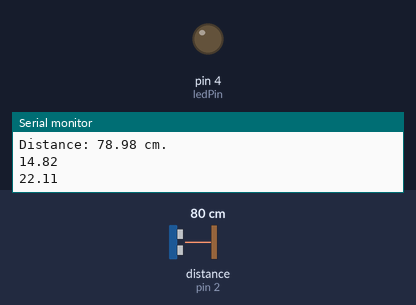
This sketch was run on a simulated Arduino Uno, built with avr-gcc and run on an emulated ATmega328P. Parts: output pins drawn as LEDs (lit = HIGH), the last lines printed to the serial monitor. Wiring (inferred from the names in the program): ultrasonic range finder: trigger pin 3; echo pin 2. Dashed ring = blinking. The inputs (shaded band) are chosen by the test bench; at power-on: distance to the obstacle (sensor on pin 2) 80 cm. The echo pulse lasts 58.3 µs per cm; pins used as bus, display or sensor lines are not drawn.

Above: at 14.7 s.
14.8 s: distance to the obstacle (sensor on pin 2) set to 45 cm
16.3 s: distance to the obstacle (sensor on pin 2) set to 39 cm
At 19.0 s:
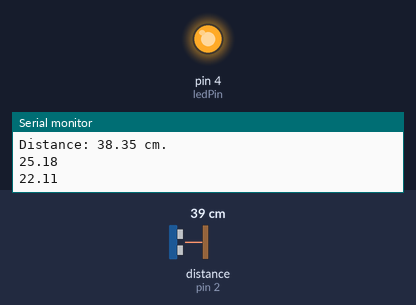
19.3 s: distance to the obstacle (sensor on pin 2) set to 60 cm
At 20.1 s:
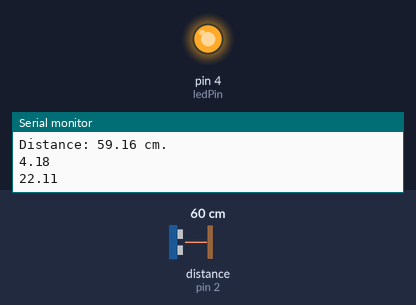
20.8 s: distance to the obstacle (sensor on pin 2) set to 2 cm
At 22.8 s:
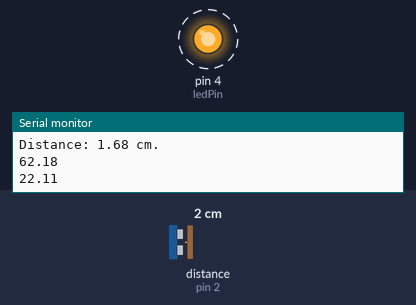
Timing chart, 0 to 24.8 s (numbered marks = the images above; inputs shaded):
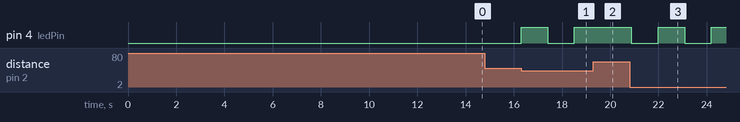

The sketch:

ultrasonic-light-toggle.ino
```cpp
// Register the pins
#define echoPin 2 // attach pin D2 Arduino to pin Echo of HC-SR04
#define trigPin 3 //attach pin D3 Arduino to pin Trig of HC-SR0
#define ledPin 4 // attach pin D4 to LED

bool calibrated = false;
float average;

bool on = false;

void calibrateSensor(int s = 10, int cps = 10) // s is the amount of seconds to calibrate for, the higher it gets, the more accurate. // cps is the checks per second.
{
 // take 15 seconds to calibrare the sensor by calculating the average distance. In order for it to be accurate at this time, there should be no movement.
 delay(5000); // wait to stabilize
  float total = 0;
  for (int i = 1; i < s; i++)
  {
      for(int j = 1; j < cps; j++) // run 10 checks per one second, each waiting 100 miliseconds between, 1000 miliseconds in a second, meaning 10 checks separated by 100 miliseconds
      {
        total = total + getDistance();
        delay(1000 / cps);
      }
  }
  float iterations = s*cps;
  float a = total / iterations;
  average = a;

  Serial.print("Calibrated average: ");
  Serial.print(average);
  Serial.println(" cm.");
  calibrated = true;
}

void setup() {
  pinMode(trigPin, OUTPUT); // Sets the trigPin as an OUTPUT
  pinMode(echoPin, INPUT); // Sets the echoPin as an INPUT
  pinMode(ledPin, OUTPUT); // Set ledPin as OUTPUT

  Serial.begin(9600); // Serial Communication is starting with 9600 of baudrate speed

  calibrateSensor();
}

int getDistance() // helper function to get the distance measured by the ultrasonic sensor
{
  // Clears the trigPin condition
  digitalWrite(trigPin, LOW);

  delayMicroseconds(2);
  // Sets the trigPin HIGH (ACTIVE) for 10 microseconds
  digitalWrite(trigPin, HIGH);
  delayMicroseconds(10);
  digitalWrite(trigPin, LOW);

  // Reads the echoPin, returns the sound wave travel time in microseconds
  long duration = pulseIn(echoPin, HIGH);

  // Calculating the distance
  float distance = duration * 0.034 / 2; // Speed of sound wave divided by 2 (go and back). Measured in centimetres.

  Serial.print("Distance: ");
  Serial.print(distance);
  Serial.println(" cm.");

  return distance;
}

bool checkDistance(float p = 35) // p is the percentage of tolerance, if the difference is more than 35% of the average, this will return true
{
   float d1 = getDistance();

   float diff = average - d1;
   if(diff < 0) // if diff is negative make it positive
   {
    diff = fabsf(diff);
   }

   float dPercent = p / 100.0;
   float threshold = average * dPercent;
    Serial.println(diff);
    Serial.println(threshold);
   return diff >= threshold;
}

void loop() {
  if(calibrated == true) // only run this if calibration is complete.
  {
    // refreshes every 0.1 seconds.
    delay(100);
    if(checkDistance())
    {
       on = !on;
       if(on == true)
       {
           digitalWrite(ledPin, HIGH);
       }
       else
       {
          digitalWrite(ledPin, LOW);
       }
       delay(1000); // a 1 second delay before checking again
    }

    // turn the led on or off based on if on is true or false
    if(on == true)
    {
      digitalWrite(ledPin, HIGH);
    }
    else
    {
      digitalWrite(ledPin, LOW);
    }
  }
}
```

Measured:
- the behaviour switches between 43 and 42 cm on distance to the obstacle (sensor on pin 2) (found by bisection; images 0 and 1)
- after the input at 16.3 s, pin 4 (ledPin): LOW → HIGH at once, → LOW 1.1 s later, → HIGH 1.1 s later
- after the input at 19.3 s, pin 4 (ledPin): stays HIGH (without the input it goes to LOW after 0.32 s)
- after the input at 20.8 s, pin 4 (ledPin): alternates HIGH for 1.1 s and LOW for 1.1 s, starting after 0.08 s
